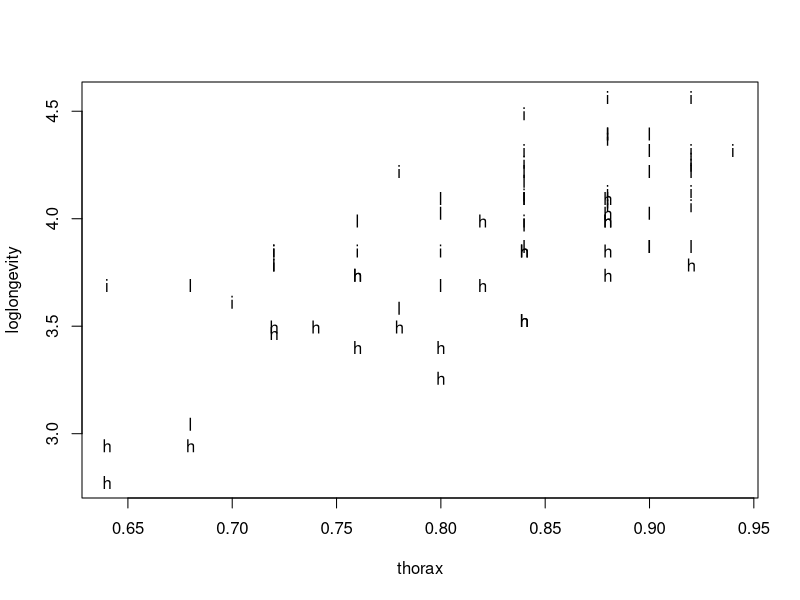
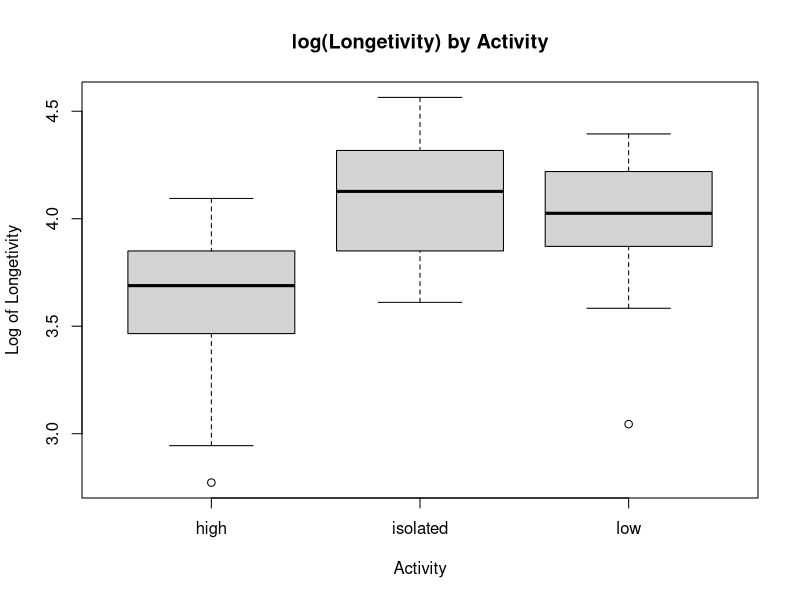
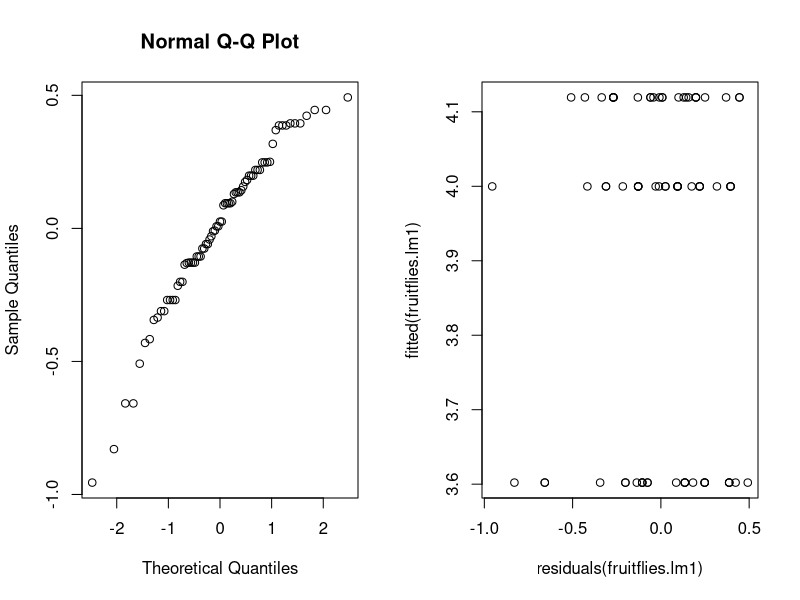
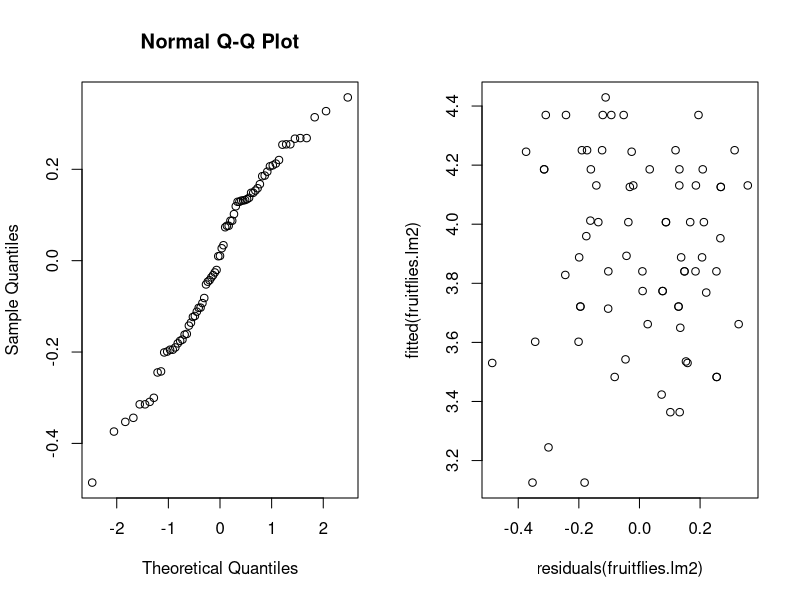
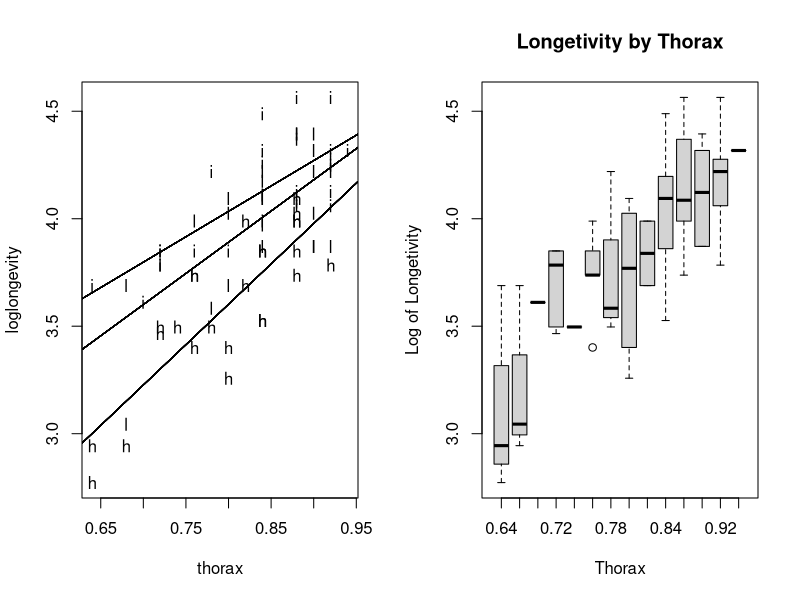
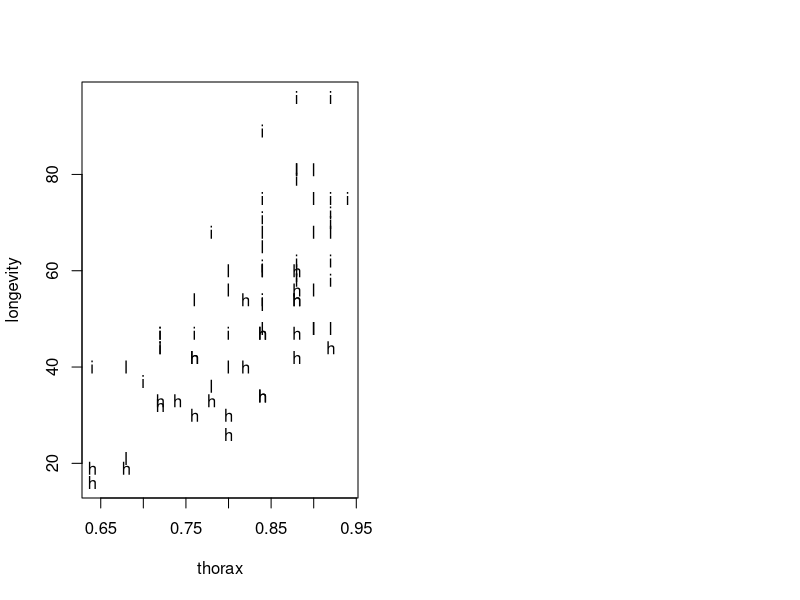
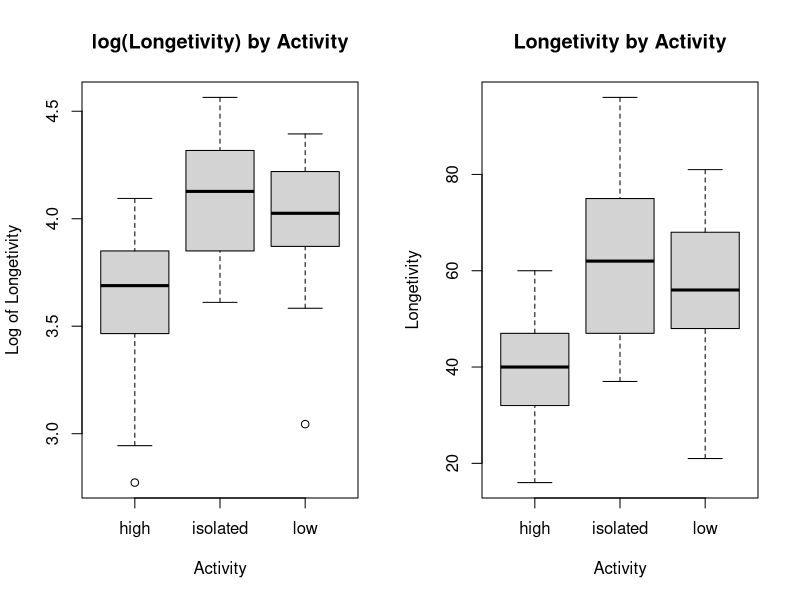

Recreate these plots in R, in order.
fruitflies <- read.table("datas/fruitflies.txt",header=TRUE)
fruitflies
summary(fruitflies)

# Add a column loglongevity to the data-frame, containing the logarithm of the number of days until death.
fruitflies$loglongevity <- log(as.numeric(fruitflies$longevity)) ; fruitflies

# a
# Make an informative plot of the data.
attach(fruitflies)
plot(loglongevity~thorax, pch=as.character(activity))

boxplot(loglongevity~activity,data = fruitflies,main = "log(Longetivity) by Activity",
        xlab = "Activity",ylab = "Log of Longetivity")

# Investigate whether sexual activity influences longevity by performing a statistical test, without taking the thorax length into account.
fruitflies$activity = as.factor(fruitflies$activity)

fruitflies.lm1 <- lm(loglongevity~activity, data = fruitflies)
anova(fruitflies.lm1)
summary(fruitflies.lm1) # activity is significant

# What are the estimated longevities for the three conditions?
estimated.longevities <- c(0,0,0)
for (i in 1:3) {
  estimated.longevities[i] <- summary(fruitflies.lm1)$coeff[i]
}
estimated.longevities

par(mfrow=c(1,2))
qqnorm(residuals(fruitflies.lm1)) ; plot(residuals(fruitflies.lm1),fitted(fruitflies.lm1))

# b
# Investigate whether sexual activity influences longevity by performing a statistical test, now including thorax length as an explanatory variable into the analysis. 

model <- aov(thorax ~ activity, data = fruitflies)
summary(model)
# The p-value is 0.163 that is greater than 0.05, so the covariate thorax and the treatment activity are independent to each other.


fruitflies.lm2 <- lm(loglongevity~thorax+activity, data = fruitflies)
anova(fruitflies.lm2)
summary(fruitflies.lm2) # thorax and activity significant

drop1(fruitflies.lm2,test="F") # both thorax and activity are significant, but with throax activity's significance increased

# Does sexual activity increase or decrease longevity? What are the estimated longevities for the three groups, for flies with the minimal and maximal thorax lengths?
# Since β = 2.97899 > 0, the higher the throax, number of days until death increases. Isolated activity has the highest effect. Factor activity is significant.
estimated.longevities.with.thorax <- c(0,0,0)
for (i in 1:4) {
  estimated.longevities.with.thorax[i] <- summary(fruitflies.lm2)$coeff[i]
}
estimated.longevities.with.thorax

qqnorm(residuals(fruitflies.lm2)) ; plot(residuals(fruitflies.lm2),fitted(fruitflies.lm2))

# c
# How does thorax length influence longevity? Investigate graphically and by using an appropriate test whether this dependence is similar under all three conditions of sexual activity. 
plot(loglongevity~thorax, pch=unclass(activity))
for (i in fruitflies$activity) {
  abline(lm(loglongevity~thorax, data=fruitflies[fruitflies$activity==i,]))
}

boxplot(loglongevity~thorax,data = fruitflies,main = "Longetivity by Thorax",
        xlab = "Thorax",ylab = "Log of Longetivity")

fruitflies.lm3 <- lm(loglongevity~thorax, data = fruitflies)
anova(fruitflies.lm3)
summary(fruitflies.lm3)

fruitflies.lm4 <- lm(loglongevity~activity+thorax, data = fruitflies)
anova(fruitflies.lm4)
summary(fruitflies.lm4)

interaction.lm <- lm(loglongevity~activity*thorax, data = fruitflies)
anova(interaction.lm)
summary(interaction.lm)
# interaction term is not significant.

# d
# todo : ****************************************
# Which of the two analyses, without or with thorax length, do you prefer? Is one of the analyses wrong? 


# e
# todo : ****************************************
# Perform the ancova analysis with the number of days as the response, rather than its logarithm. Was it wise to use the logarithm as response?

plot(longevity~thorax, pch=as.character(activity))
par(mfrow=c(1,2))
boxplot(loglongevity~activity,data = fruitflies,main = "log(Longetivity) by Activity",
        xlab = "Activity",ylab = "Log of Longetivity")
boxplot(longevity~activity,data = fruitflies,main = "Longetivity by Activity",
        xlab = "Activity",ylab = "Longetivity")

longevity.lm <- lm(longevity~activity+thorax, data = fruitflies)
anova(longevity.lm)
summary(longevity.lm)

longevity.lm1 <- lm(longevity~activity*thorax, data = fruitflies)
anova(longevity.lm1)
summary(longevity.lm1)
